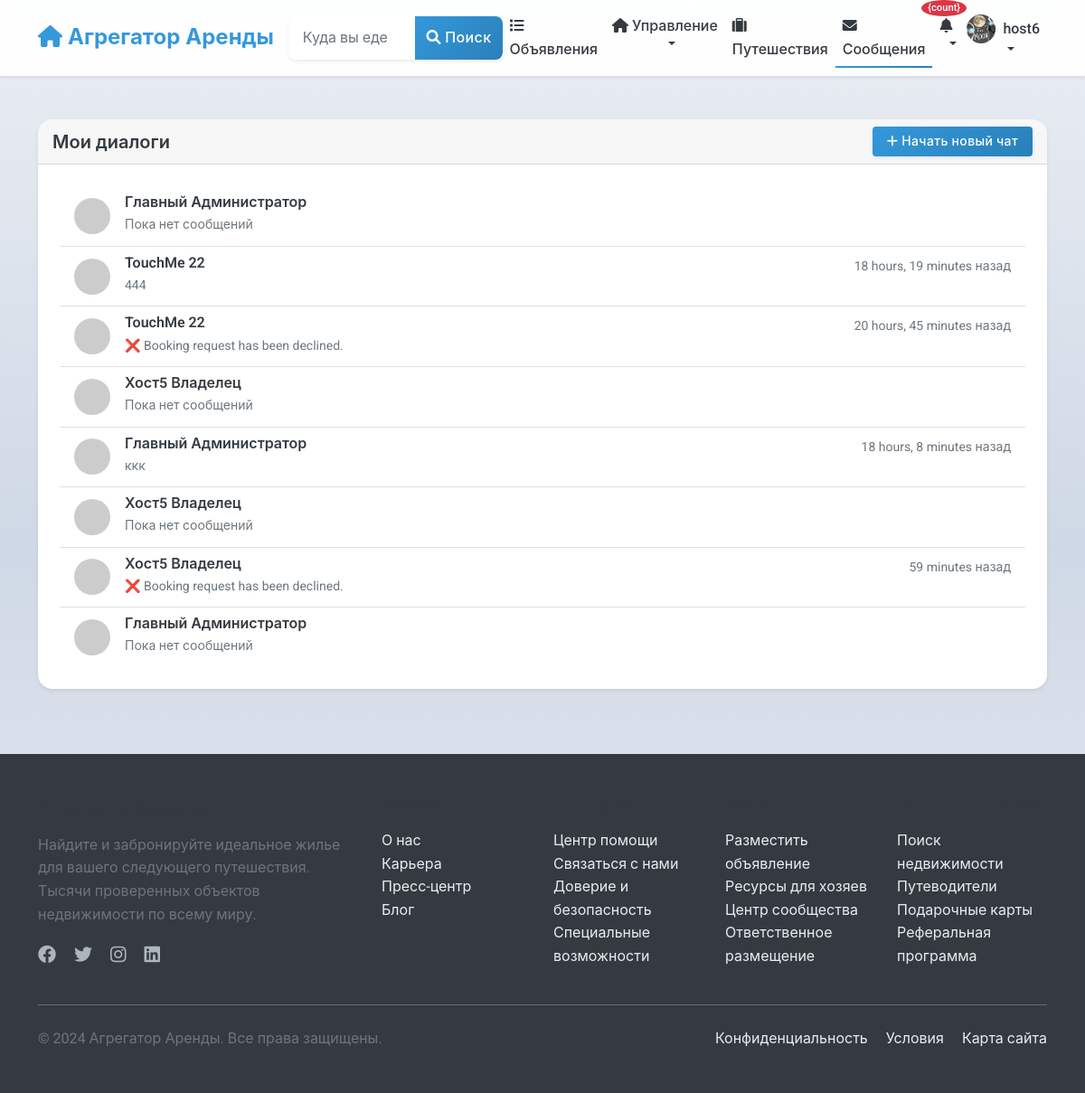
The app's page /chat/ (signed in) with its own data.
### users/models.py (models this page shows, shortened)
class User(AbstractUser):
    phone_number = models.CharField(_("Phone number"), max_length=20, blank=True)
    profile_picture = models.ImageField(_("Profile picture"), upload_to='profile_pictures/', blank=True, null=True)
    bio = models.TextField(_("Bio"), blank=True)
    is_phone_verified = models.BooleanField(_("Phone verified"), default=False)
    is_id_verified = models.BooleanField(_("ID verified"), default=False)
    is_host = models.BooleanField(_("Is host"), default=False)
    is_guest = models.BooleanField(_("Is guest"), default=True)
    ROLE_CHOICES = [
        ('user', _('Regular User')),
        ('host', _('Host')),
        ('moderator', _('Moderator')),
        ('admin', _('Administrator')),
    ]
    role = models.CharField(_("Role"), max_length=20, choices=ROLE_CHOICES, default='user')
    email_notifications = models.BooleanField(_("Email notifications"), default=True)
    sms_notifications = models.BooleanField(_("SMS notifications"), default=False)
    date_joined = models.DateTimeField(_("Date joined"), auto_now_add=True)
    last_updated = models.DateTimeField(_("Last updated"), auto_now=True)
    class Meta:
        verbose_name = _("User")
        verbose_name_plural = _("Users")

### chat/models.py (models this page shows, shortened)
class Conversation(models.Model):
    participants = models.ManyToManyField(
        settings.AUTH_USER_MODEL,
        related_name='conversations',
        verbose_name=_("Participants")
    )
    created_at = models.DateTimeField(_("Created at"), auto_now_add=True)
    updated_at = models.DateTimeField(_("Updated at"), auto_now=True)
    listing = models.ForeignKey(
        'listings.Listing',
        on_delete=models.SET_NULL,
        related_name='conversations',
        null=True,
        blank=True,
        verbose_name=_("Related Listing")
    )
    booking = models.ForeignKey(
        'listings.Booking',
        on_delete=models.SET_NULL,
        related_name='conversations',
        null=True,
        blank=True,
        verbose_name=_("Related Booking")
    )
    class Meta:
        verbose_name = _("Conversation")
        verbose_name_plural = _("Conversations")
        ordering = ['-updated_at']
    @property
    def last_message(self):
        return self.messages.order_by('-created_at').first()
    def get_other_participant(self, user=None):
        if user:
            return self.participants.exclude(id=user.id).first()
        return self.participants.first()
    def get_unread_count(self, user=None):
        if user:
            return self.messages.filter(is_read=False).exclude(sender=user).count()
        return 0

class Message(models.Model):
    conversation = models.ForeignKey(
        Conversation,
        on_delete=models.CASCADE,
        related_name='messages',
        verbose_name=_("Conversation")
    )
    sender = models.ForeignKey(
        settings.AUTH_USER_MODEL,
        on_delete=models.CASCADE,
        related_name='sent_messages',
        verbose_name=_("Sender")
    )
    content = models.TextField(_("Message"))
    created_at = models.DateTimeField(_("Created at"), auto_now_add=True)
    is_read = models.BooleanField(_("Is read"), default=False)
    class Meta:
        verbose_name = _("Message")
        verbose_name_plural = _("Messages")
        ordering = ['created_at']

### chat/views.py (the view)
# urls.py: path('', views.conversation_list, name='conversation_list'),
@login_required
def conversation_list(request):
    conversations = Conversation.objects.filter(
        participants=request.user
    ).select_related('listing', 'booking').prefetch_related('participants')
    conversations_with_data = []
    for conversation in conversations:
        conversation.unread_count = conversation.get_unread_count(request.user)
        conversation.other_user = conversation.get_other_participant(request.user)
        conversations_with_data.append(conversation)
    return render(request, 'chat/conversation_list.html', {
        'conversations': conversations_with_data
    })

### chat/templates/chat/conversation_list.html (shortened to what this page needs)
{% extends 'base.html' %}
{% load static %}
{% block content %}
    <div class="container mt-4">
        <div class="row">
            <div class="col-12">
                <div class="card">
                    <div class="card-header d-flex justify-content-between align-items-center">
                        <h5 class="mb-0">Мои диалоги</h5>
                        <a href="{% url 'chat:start_conversation' %}" class="btn btn-primary btn-sm">
                            <i class="fas fa-plus me-1"></i>Начать новый чат
                        </a>
                    </div>
                    <div class="card-body">
                        {% if conversations %}
                            <div class="list-group list-group-flush">
                                {% for conversation in conversations %}
                                    <a href="{% url 'chat:conversation_detail' conversation.pk %}"
                                       class="list-group-item list-group-item-action">
                                        <div class="d-flex w-100 justify-content-between">
                                            <div class="d-flex align-items-center">
                                                <div class="me-3">
                                                    {% with other_user=conversation.other_user %}
                                                        {% if other_user %}
                                                            <img src="https://ui-avatars.com/api/?name={{ other_user.get_full_name|default:other_user.username }}&background=007bff&color=fff"
                                                                 class="rounded-circle" width="40" height="40" alt="Аватар">
                                                        {% endif %}
                                                    {% endwith %}
                                                </div>
                                                <div>
                                                    <h6 class="mb-1">
                                                        {% with other_user=conversation.other_user %}
                                                            {% if other_user %}
                                                                {{ other_user.get_full_name|default:other_user.username }}
                                                            {% else %}
                                                                Неизвестный пользователь
                                                            {% endif %}
                                                        {% endwith %}
                                                    </h6>
                                                    {% if conversation.last_message %}
                                                        <p class="mb-1 text-muted small">{{ conversation.last_message.content|truncatechars:50 }}</p>
                                                    {% else %}
                                                        <p class="mb-1 text-muted small">Пока нет сообщений</p>
                                                    {% endif %}
                                                </div>
                                            </div>
                                            <div class="text-end">
                                                {% if conversation.last_message %}
                                                    <small class="text-muted">{{ conversation.last_message.created_at|timesince }} назад</small>
                                                {% endif %}
                                            </div>
                                        </div>
                                    </a>
                                {% endfor %}
                            </div>
                        {% endif %}
                    </div>
                </div>
            </div>
        </div>
    </div>
    {% endblock %}

### templates/includes/navbar.html (shortened to what this page needs)
<nav class="navbar navbar-expand-lg navbar-light bg-white shadow-sm">
    <div class="container">
        <a class="navbar-brand" href="{% url 'listings:listing_list' %}">
            <i class="fas fa-home"></i> Агрегатор Аренды
        </a>
        <div class="collapse navbar-collapse" id="navbarSupportedContent">
            <form class="d-flex mx-auto my-2 my-lg-0" action="{% url 'listings:listing_list' %}" method="get">
                <div class="input-group">
                    <input class="form-control" type="search" name="location" placeholder="Куда вы едете?"
                           aria-label="Search" value="{{ request.GET.location|default:'' }}">
                    <button class="btn btn-primary" type="submit">
                        <i class="fas fa-search"></i> Поиск
                    </button>
                </div>
            </form>
            <ul class="navbar-nav ms-auto mb-2 mb-lg-0">
                <li class="nav-item">
                    <a class="nav-link {% if request.resolver_match.url_name == 'listing_list' %}active{% endif %}"
                       href="{% url 'listings:listing_list' %}">
                        <i class="fas fa-list"></i> Объявления
                    </a>
                </li>
                {% if user.is_authenticated %}
                    {% if user.is_host %}
                    <li class="nav-item dropdown">
                        <a class="nav-link dropdown-toggle" href="#" id="hostDropdown" role="button"
                           data-bs-toggle="dropdown" aria-expanded="false">
                            <i class="fas fa-home"></i> Управление
                        </a>
                    </li>
                    {% else %}
                    <li class="nav-item">
                        <a class="nav-link" href="{% url 'listings:listing_create' %}">
                            <i class="fas fa-plus"></i> Подать объявление
                        </a>
                    </li>
                    {% endif %}
                    <li class="nav-item">
                        <a class="nav-link {% if request.resolver_match.url_name == 'user_bookings' %}active{% endif %}"
                           href="{% url 'listings:user_bookings' %}">
                            <i class="fas fa-suitcase"></i> Путешествия
                        </a>
                    </li>
                    <li class="nav-item">
                        <a class="nav-link position-relative {% if 'chat' in request.path %}active{% endif %}"
                           href="{% url 'chat:conversation_list' %}">
                            <i class="fas fa-envelope"></i> Сообщения
                        </a>
                    </li>
                    <li class="nav-item dropdown">
                        <a class="nav-link dropdown-toggle position-relative" href="#" id="notificationDropdown"
                           role="button" data-bs-toggle="dropdown" aria-expanded="false"
                           onclick="loadNotifications()"
                           data-bs-auto-close="outside">
                            <i class="fas fa-bell"></i>
                            <span class="position-absolute"
                                  id="notification-badge-container"
                                  style="top: -8px; right: -8px; z-index: 1000;"
                                  hx-get="{% url 'notifications:get_unread_count' %}"
                                  hx-trigger="load, every 30s"
                                  hx-swap="innerHTML">
                                {% load notify_tags %}
                                {% notification_count as count %}
                                {% if count > 0 %}
                                <span class="badge bg-danger" id="notification-badge" style="font-size: 0.7rem; min-width: 18px; height: 18px; border-radius: 50%; display: flex; align-items: center; justify-content: center;">{count}</span>
                                {% endif %}
                            </span>
                        </a>
                    </li>
                    <li class="nav-item dropdown">
                        <a class="nav-link dropdown-toggle d-flex align-items-center" href="#" id="userDropdown" role="button"
                           data-bs-toggle="dropdown" aria-expanded="false">
                            {% if user.profile_picture %}
                                <img src="{{ user.profile_picture.url }}" alt="{{ user.username }}" class="rounded-circle me-2" width="32" height="32" style="object-fit: cover;">
                            {% else %}
                                <i class="fas fa-user-circle fa-lg me-2"></i>
                            {% endif %}
                            {{ user.username }}
                        </a>
                    </li>
                {% endif %}
            </ul>
        </div>
    </div>
</nav>

### records on screen
User: profile_picture (picture), username "host6"
Conversation: other_user.get_full_name "Главный Администратор", shows "Пока нет сообщений"
Conversation: other_user.get_full_name "TouchMe 22", last_message.content "444", last_message.created_at "18 hours, 19 minutes"
Conversation: other_user.get_full_name "TouchMe 22", last_message.content "❌ Booking request has been declined.", last_message.created_at "20 hours, 45 minutes"
Conversation: other_user.get_full_name "Хост5 Владелец", shows "Пока нет сообщений"
Conversation: other_user.get_full_name "Главный Администратор", last_message.content "ккк", last_message.created_at "18 hours, 8 minutes"
Conversation: other_user.get_full_name "Хост5 Владелец", shows "Пока нет сообщений"
Conversation: other_user.get_full_name "Хост5 Владелец", last_message.content "❌ Booking request has been declined.", last_message.created_at "59 minutes"
Conversation: other_user.get_full_name "Главный Администратор", shows "Пока нет сообщений"
